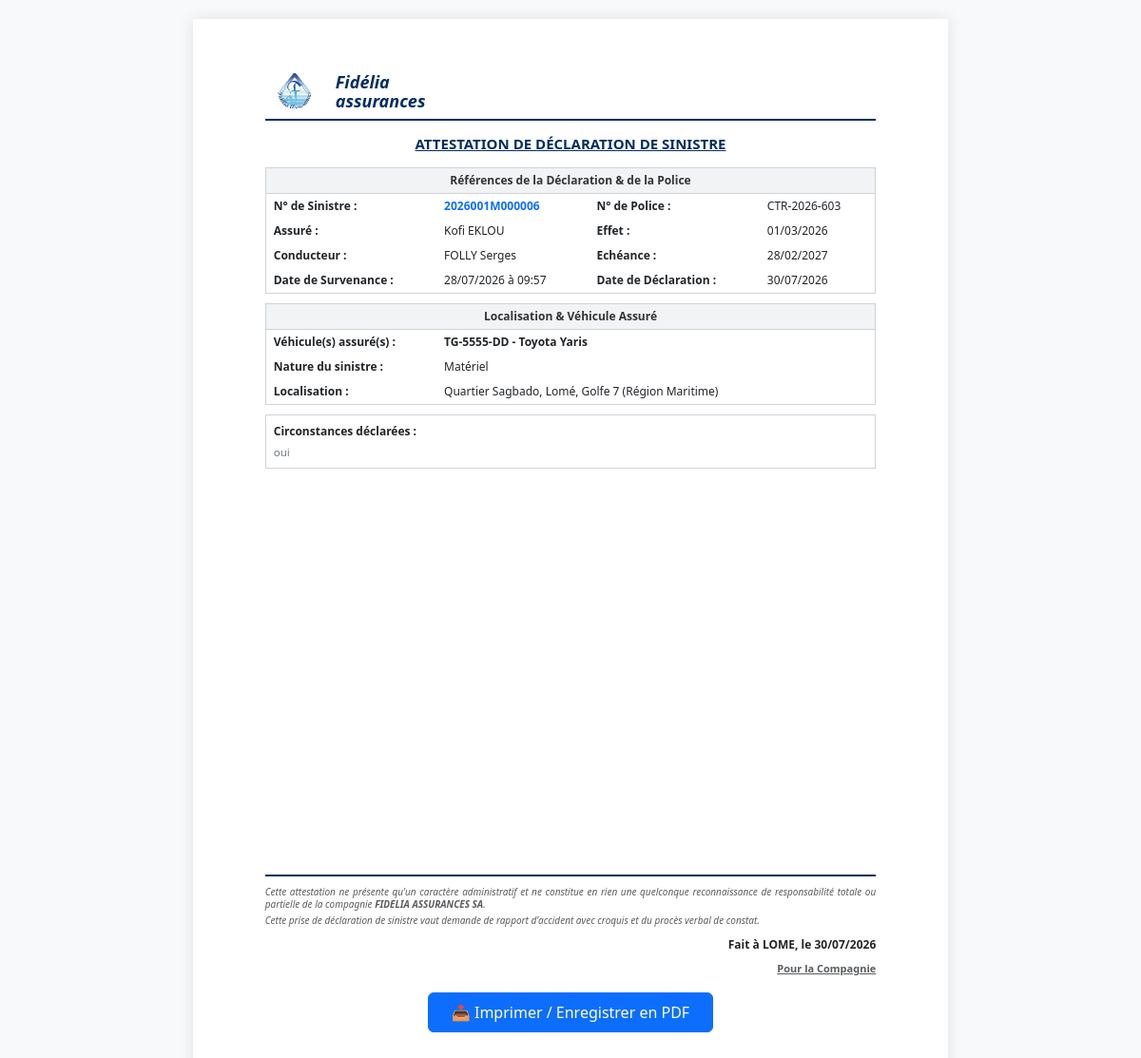
The app's page /sinistres/attestation/6/telecharger/ (signed in) with its own data.
### gestion_sinistres/models.py (models this page shows, shortened)
class Sinistre(models.Model):
    NATURE_CHOICES = [('C', 'Corporel'), ('M', 'Matériel'), ('X', 'Mixte')]
    STATUS_CHOICES = [
        ('SOUMIS', 'Soumis'),
        ('ATTENTE_COMPLEMENTS', 'En attente de compléments'),
        ('ATTENTE_VALIDATION', 'En attente de validation'),
        ('A_CORRIGER', 'A corriger'),
        ('EN_COURS', 'En cours'),
        ('CLOTURE', 'Clôturé'),
        ('SANS_SUITE', 'Sans suite'),
        ('REOUVERT', 'Réouvert'),
    ]
    nom_conducteur = models.CharField(max_length=100)
    immatriculation = models.CharField(max_length=50, blank=True, null=True, verbose_name="Immatriculation")
    numero_sinistre = models.CharField(max_length=20, unique=True)
    statut = models.CharField(max_length=30, choices=STATUS_CHOICES, default='SOUMIS')
    agent_traitant = models.CharField(max_length=100, blank=True, null=True)
    montant_estime = models.DecimalField(max_digits=12, decimal_places=2, default=0)
    prix_retenu = models.DecimalField(max_digits=12, decimal_places=2, null=True, blank=True)
    attestation_generee = models.BooleanField(default=False)
    date_attestation = models.DateTimeField(null=True, blank=True)
    date_cloture = models.DateTimeField(null=True, blank=True)
    indemnisation_validee = models.BooleanField(default=False)
    date_survenance = models.DateTimeField()
    date_declaration = models.DateTimeField(auto_now_add=True)
    heure_approximative = models.TimeField()
    circonstances = models.TextField()
    vehicule = models.ForeignKey(Vehicule, on_delete=models.CASCADE)
    region = models.ForeignKey(Region, on_delete=models.SET_NULL, null=True)
    commune = models.ForeignKey(Commune, on_delete=models.SET_NULL, null=True)
    ville = models.ForeignKey(Ville, on_delete=models.SET_NULL, null=True)
    quartier = models.CharField(max_length=150)
    nature = models.CharField(max_length=1, choices=NATURE_CHOICES)
    numero_point_vente = models.CharField(max_length=10, default="001")
    assure = models.ForeignKey(User, on_delete=models.CASCADE, related_name='sinistres')
    quittance = models.ForeignKey(Quittance, on_delete=models.SET_NULL, null=True, blank=True)
    lettre_derogation = models.FileField(upload_to='sinistres/derogations/', blank=True, null=True)
    autre_vehicule_implique = models.BooleanField(default=False)
    vehicule_adverse_immatriculation = models.CharField(max_length=50, blank=True, null=True)
    vehicule_adverse_marque = models.CharField(max_length=50, blank=True, null=True)
    vehicule_adverse_modele = models.CharField(max_length=50, blank=True, null=True)
    vehicule_adverse_compagnie = models.CharField(max_length=100, blank=True, null=True, verbose_name="Compagnie d'assurance (véhicule adverse)")
    nombre_blesses = models.PositiveSmallIntegerField(default=0)
    nombre_morts = models.PositiveSmallIntegerField(default=0)

class Assure(models.Model):
    user = models.OneToOneField(User, on_delete=models.CASCADE, related_name='assure')
    numero_police = models.CharField(max_length=50, unique=True)
    telephone = models.CharField(max_length=20, blank=True, null=True)
    agence = models.ForeignKey(Agence, on_delete=models.SET_NULL, null=True, blank=True)
    compte_active = models.BooleanField(default=False)
    politique_confidentialite_acceptee = models.BooleanField(default=False)
    tentatives_echouees = models.PositiveSmallIntegerField(default=0)
    bloque_jusqu_a = models.DateTimeField(null=True, blank=True)

class Quittance(models.Model):
    contrat = models.ForeignKey('Assure', on_delete=models.CASCADE, related_name='quittances')
    numero_quittance = models.CharField(max_length=50, unique=True)
    type_contrat = models.CharField(max_length=100, blank=True, null=True)
    date_debut = models.DateField()
    date_fin = models.DateField()
    prime = models.DecimalField(max_digits=12, decimal_places=2)  # Représente la prime nette
    prix_retenu = models.DecimalField(max_digits=12, decimal_places=2, null=True, blank=True)
    prix_valide = models.BooleanField(default=False)
    class Meta:
        constraints = [
            models.CheckConstraint(
                condition=models.Q(prix_retenu__lte=models.F('prime')),
                name='check_prix_retenu_lte_prime'
            ),
            models.CheckConstraint(
                condition=models.Q(date_debut__lte=models.F('date_fin')),
                name='check_quittance_date_debut_lte_date_fin'
            ),
        ]

class Vehicule(models.Model):
    immatriculation = models.CharField(max_length=20, unique=True)
    marque = models.CharField(max_length=50)
    modele = models.CharField(max_length=50, null=True, blank=True)
    annee = models.IntegerField(null=True, blank=True)
    proprietaire = models.ForeignKey(User, on_delete=models.CASCADE, related_name='vehicules', null=True, blank=True)
    quittance = models.ForeignKey('Quittance', on_delete=models.CASCADE, related_name='vehicules', null=True, blank=True)
    def __str__(self):
        return f"{self.immatriculation} - {self.marque} {self.modele or 'Modèle non spécifié'}"

class Ville(models.Model):
    commune = models.ForeignKey(Commune, on_delete=models.CASCADE)
    nom = models.CharField(max_length=100)
    def __str__(self): return self.nom

class Commune(models.Model):
    region = models.ForeignKey(Region, on_delete=models.CASCADE)
    nom = models.CharField(max_length=100)
    def __str__(self): return self.nom

class Region(models.Model):
    nom = models.CharField(max_length=100)
    def __str__(self): return self.nom

### gestion_sinistres/views.py (the view)
# urls.py: path('attestation/<int:sinistre_id>/telecharger/', views.telecharger_attestation, name='telecharger_attestation'),
@login_required
def telecharger_attestation(request, sinistre_id):
    sinistre = get_object_or_404(Sinistre, id=sinistre_id, attestation_generee=True)
    is_owner = (getattr(sinistre, 'assure', None) == request.user or getattr(sinistre, 'assure_id', None) == request.user.id)
    if not (is_owner or hasattr(request.user, 'agent') or hasattr(request.user, 'chef')):
        return redirect('accueil_assure')
    return render(request, 'attestation.html', {'sinistre': sinistre, 'download_pdf': True})

### gestion_sinistres/templates/attestation.html (shortened to what this page needs)
{% load static %}
<!DOCTYPE html>
<html lang="fr">
<head>
    <link href="https://cdn.jsdelivr.net/npm/bootstrap@5.3.0/dist/css/bootstrap.min.css" rel="stylesheet">
</head>
<body>
    <div class="attestation-box" id="attestation-content">
        <div>
            <div class="d-flex align-items-center gap-2" style="border-bottom: 2px solid #002D62; padding-bottom: 8px; margin-bottom: 15px;">
                <img src="{% static 'Logo Fidelia.jpeg' %}" alt="Logo Fidélia Assurances" style="height: 40px; width: auto;">
                <div>
                    <div class="fw-bold" style="color: #002D62; font-size: 18px; line-height: 1.1; font-style: italic;">Fidélia</div>
                    <div class="fw-bold" style="color: #002D62; font-size: 18px; line-height: 1.1; font-style: italic;">assurances</div>
                </div>
            </div>
            <h5 class="text-center fw-bold mb-3" style="text-decoration: underline; font-size: 15px; color: #002D62;">
                ATTESTATION DE DÉCLARATION DE SINISTRE
            </h5>
            <div class="section-box">
                <div class="section-header">Références de la Déclaration & de la Police</div>
                <table class="table table-borderless table-custom mb-0">
                    <tr>
                        <td class="fw-bold" style="width: 28%;">N° de Sinistre :</td>
                        <td><span class="text-primary fw-bold">{{ sinistre.numero_sinistre }}</span></td>
                        <td class="fw-bold" style="width: 28%;">N° de Police :</td>
                        <td>{{ sinistre.assure.assure.numero_police|default:"—" }}</td>
                    </tr>
                    <tr>
                        <td class="fw-bold">Assuré :</td>
                        <td>{{ sinistre.assure.get_full_name|default:sinistre.assure.username }}</td>
                        <td class="fw-bold">Effet : </td>
                        <td>{{ sinistre.quittance.date_debut|date:"d/m/Y"|default:"-" }}</td>
                    </tr>
                    <tr>
                        <td class="fw-bold">Conducteur :</td>
                        <td>{{ sinistre.nom_conducteur }}</td>
                        <td class="fw-bold">Echéance : </td>
                        <td>{{ sinistre.quittance.date_fin|date:"d/m/Y"|default:"-" }}</td>
                    </tr>
                    <tr>
                        <td class="fw-bold">Date de Survenance :</td>
                        <td>{{ sinistre.date_survenance|date:"d/m/Y" }} à {{ sinistre.heure_approximative|time:"H:i" }}</td>
                        <td class="fw-bold">Date de Déclaration :</td>
                        <td>{{ sinistre.date_attestation|date:"d/m/Y" }}</td>
                    </tr>
                </table>
            </div>
            <div class="section-box">
                <div class="section-header">Localisation & Véhicule Assuré</div>
                <table class="table table-borderless table-custom mb-0">
                    <tr>
                        <td class="fw-bold" style="width: 28%;">Véhicule(s) assuré(s) :</td>
                        <td colspan="3"><strong>{{ sinistre.vehicule }}</strong></td>
                    </tr>
                    <tr>
                        <td class="fw-bold">Nature du sinistre :</td>
                        <td colspan="3">{{ sinistre.get_nature_display }}</td>
                    </tr>
                    <tr>
                        <td class="fw-bold">Localisation :</td>
                        <td colspan="3">Quartier {{ sinistre.quartier }}, {{ sinistre.ville }}, {{ sinistre.commune }} (Région {{ sinistre.region }})</td>
                    </tr>
                </table>
            </div>
            <div class="section-box p-2">
                <div class="fw-bold mb-1">Circonstances déclarées :</div>
                <p class="mb-0 text-secondary" style="font-size: 11.5px;">{{ sinistre.circonstances }}</p>
            </div>
        </div>
        <div style="margin-top: -30px;">
            <hr style="border: none; border-top: 2px solid#002D62; opacity: 1; margin: 15px 0 10px 0;">
            <div class="footer-legal text-muted">
                <p class="mb-1"><em>Cette attestation ne présente qu'un caractère administratif et ne constitue en rien une quelconque reconnaissance de responsabilité totale ou partielle de la compagnie <strong>FIDELIA ASSURANCES SA</strong>.</em></p>
                <p class="mb-0"><em>Cette prise de déclaration de sinistre vaut demande de rapport d'accident avec croquis et du procès verbal de constat.</em></p>
            </div>
            <div class="text-end mb-2 fw-bold" style="font-size: 12px;">
                Fait à LOME, le {{ sinistre.date_attestation|date:"d/m/Y" }}
                <div class="mt-2 text-muted" style="font-size: 11px; text-decoration: underline;">Pour la Compagnie</div>
            </div>
            <div class="no-print text-center mt-3">
                <button onclick="window.print()" class="btn btn-primary px-4 py-2">📥 Imprimer / Enregistrer en PDF</button>
            </div>
        </div>
    </div>
</body>
</html>

### gestion_sinistres/templates/attestation.html (style rules this page uses)
body { font-family: 'Segoe UI', Tahoma, Geneva, Verdana, sans-serif; background-color: #f8f9fa; margin: 0; padding: 20px; }
.attestation-box { width: 210mm; min-height: 297mm; max-width: 100%; margin: auto; padding: 15mm 20mm; background: #ffffff; box-sizing: border-box; box-shadow: 0 0 15px rgba(0,0,0,0.1); display: flex; flex-direction: column; justify-content: space-between; }
.section-box { border: 1px solid #ced4da; margin-bottom: 10px; font-size: 12px; }
.section-header { background-color: #f1f3f5; font-weight: bold; padding: 4px 8px; color: #333; border-bottom: 1px solid #ced4da; text-align: center; }
.table-custom td { padding: 4px 8px; background-color: transparent !important; vertical-align: middle; font-size: 12px; }
.footer-legal { font-size: 10px; text-align: justify; line-height: 1.3; margin-bottom: 10px !important; }

### records on screen
Sinistre: numero_sinistre "2026001M000006", assure.assure.numero_police "CTR-2026-603", assure.get_full_name "Kofi EKLOU", quittance.date_debut "01/03/2026", nom_conducteur "FOLLY Serges", quittance.date_fin "28/02/2027", date_survenance "28/07/2026", heure_approximative "09:57", date_attestation "30/07/2026", vehicule "TG-5555-DD - Toyota Yaris", nature "Matériel", quartier "Sagbado", ville "Lomé", commune "Golfe 7", region "Maritime", circonstances "oui"
